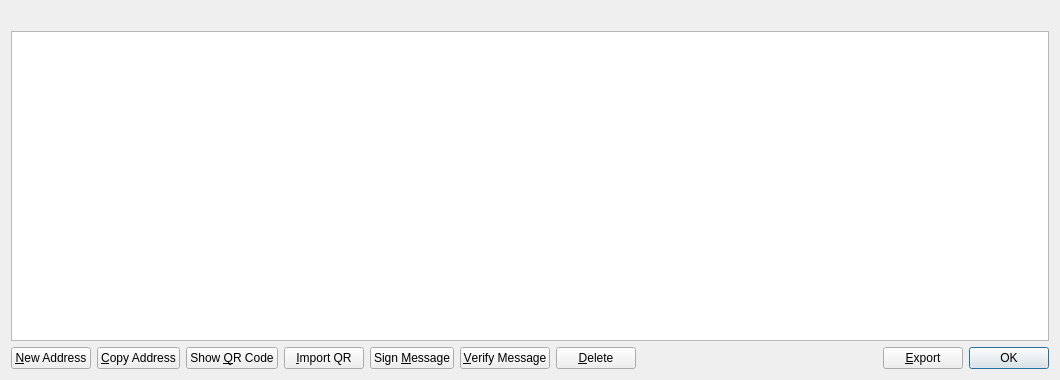
<?xml version="1.0" encoding="UTF-8"?>
<ui version="4.0">
 <class>AddressBookPage</class>
 <widget class="QWidget" name="AddressBookPage">
  <property name="geometry">
   <rect>
    <x>0</x>
    <y>0</y>
    <width>1060</width>
    <height>380</height>
   </rect>
  </property>
  <property name="windowTitle">
   <string>Address Book</string>
  </property>
  <layout class="QVBoxLayout" name="verticalLayout">
   <item>
    <widget class="QLabel" name="labelExplanation">
     <property name="styleSheet">
      <string notr="true"/>
     </property>
     <property name="textFormat">
      <enum>Qt::PlainText</enum>
     </property>
     <property name="wordWrap">
      <bool>true</bool>
     </property>
    </widget>
   </item>
   <item>
    <widget class="QTableView" name="tableView">
     <property name="contextMenuPolicy">
      <enum>Qt::CustomContextMenu</enum>
     </property>
     <property name="toolTip">
      <string>Double-click to edit address or label</string>
     </property>
     <property name="styleSheet">
      <string notr="true"/>
     </property>
     <property name="tabKeyNavigation">
      <bool>false</bool>
     </property>
     <property name="alternatingRowColors">
      <bool>true</bool>
     </property>
     <property name="selectionMode">
      <enum>QAbstractItemView::SingleSelection</enum>
     </property>
     <property name="selectionBehavior">
      <enum>QAbstractItemView::SelectRows</enum>
     </property>
     <property name="sortingEnabled">
      <bool>true</bool>
     </property>
     <attribute name="verticalHeaderVisible">
      <bool>false</bool>
     </attribute>
    </widget>
   </item>
   <item>
    <layout class="QHBoxLayout" name="horizontalLayout">
     <item>
      <widget class="QPushButton" name="newAddress">
       <property name="toolTip">
        <string>Create a new address</string>
       </property>
       <property name="text">
        <string>&amp;New Address</string>
       </property>
       <property name="icon">
        <iconset resource="../bitcoin.qrc">
         <normaloff>:/icons/add</normaloff>:/icons/add</iconset>
       </property>
      </widget>
     </item>
     <item>
      <widget class="QPushButton" name="copyAddress">
       <property name="toolTip">
        <string>Copy the currently selected address to the system clipboard</string>
       </property>
       <property name="text">
        <string>&amp;Copy Address</string>
       </property>
       <property name="icon">
        <iconset resource="../bitcoin.qrc">
         <normaloff>:/icons/editcopy</normaloff>:/icons/editcopy</iconset>
       </property>
      </widget>
     </item>
     <item>
      <widget class="QPushButton" name="showQRCode">
       <property name="text">
        <string>Show &amp;QR Code</string>
       </property>
       <property name="icon">
        <iconset resource="../bitcoin.qrc">
         <normaloff>:/icons/qrcode</normaloff>:/icons/qrcode</iconset>
       </property>
      </widget>
     </item>
     <item>
      <widget class="QPushButton" name="importQRCodeButton">
       <property name="text">
        <string>&amp;Import QR</string>
       </property>
       <property name="icon">
        <iconset resource="../bitcoin.qrc">
         <normaloff>:/icons/qrcode</normaloff>:/icons/qrcode</iconset>
       </property>
      </widget>
     </item>
     <item>
      <widget class="QPushButton" name="signMessage">
       <property name="toolTip">
        <string>Sign a message to prove you own a Infocoin address</string>
       </property>
       <property name="text">
        <string>Sign &amp;Message</string>
       </property>
       <property name="icon">
        <iconset resource="../bitcoin.qrc">
         <normaloff>:/icons/edit</normaloff>:/icons/edit</iconset>
       </property>
      </widget>
     </item>
     <item>
      <widget class="QPushButton" name="verifyMessage">
       <property name="toolTip">
        <string>Verify a message to ensure it was signed with a specified Infocoin address</string>
       </property>
       <property name="text">
        <string>&amp;Verify Message</string>
       </property>
       <property name="icon">
        <iconset resource="../bitcoin.qrc">
         <normaloff>:/icons/transaction_0</normaloff>:/icons/transaction_0</iconset>
       </property>
      </widget>
     </item>
     <item>
      <widget class="QPushButton" name="deleteAddress">
       <property name="toolTip">
        <string>Delete the currently selected address from the list</string>
       </property>
       <property name="text">
        <string>&amp;Delete</string>
       </property>
       <property name="icon">
        <iconset resource="../bitcoin.qrc">
         <normaloff>:/icons/remove</normaloff>:/icons/remove</iconset>
       </property>
      </widget>
     </item>
     <item>
      <spacer name="horizontalSpacer">
       <property name="orientation">
        <enum>Qt::Horizontal</enum>
       </property>
       <property name="sizeHint" stdset="0">
        <size>
         <width>40</width>
         <height>20</height>
        </size>
       </property>
      </spacer>
     </item>
     <item>
      <widget class="QPushButton" name="exportButton">
       <property name="toolTip">
        <string>Export the data in the current tab to a file</string>
       </property>
       <property name="text">
        <string>&amp;Export</string>
       </property>
       <property name="icon">
        <iconset resource="../bitcoin.qrc">
         <normaloff>:/icons/export</normaloff>:/icons/export</iconset>
       </property>
      </widget>
     </item>
     <item>
      <widget class="QDialogButtonBox" name="buttonBox">
       <property name="sizePolicy">
        <sizepolicy hsizetype="Maximum" vsizetype="Fixed">
         <horstretch>0</horstretch>
         <verstretch>0</verstretch>
        </sizepolicy>
       </property>
       <property name="standardButtons">
        <set>QDialogButtonBox::Ok</set>
       </property>
      </widget>
     </item>
    </layout>
   </item>
  </layout>
 </widget>
 <resources>
  <include location="../bitcoin.qrc"/>
 </resources>
 <connections/>
</ui>
